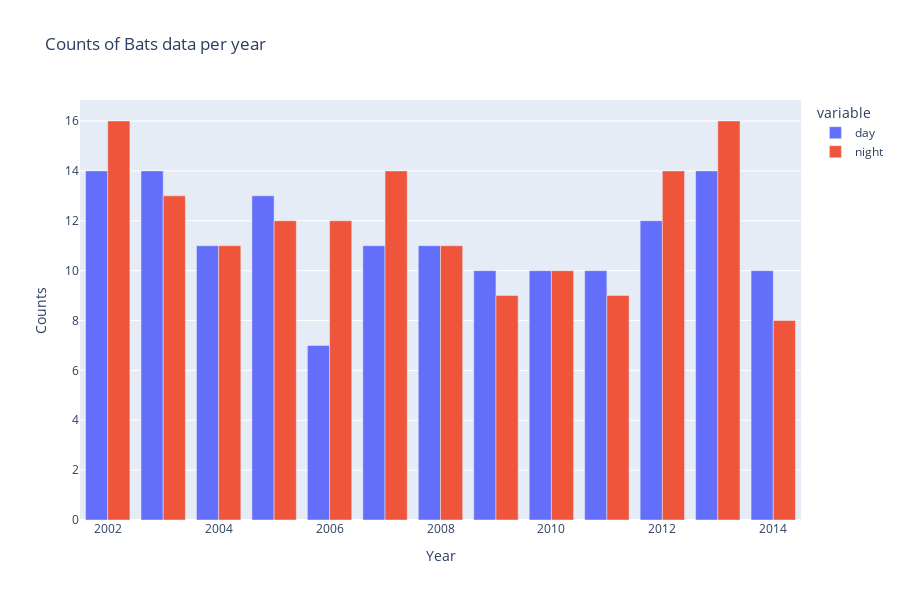

Notebook cell for this chart:
### Code cell
px.bar(
    counts_year,
    x=counts_year.index,
    y=counts_year.columns,
    # side by side
    barmode="group",
    title=f"Counts of {station} data per year",
    labels={"value": "Counts"},
    color_discrete_sequence=px.colors.qualitative.Plotly,
).update_layout(xaxis_title="Year", height=600).show()

### Figure 1 — Plotly figure (JSON) as saved in the notebook; plotly's stock layout.template omitted (floating-point values rounded to 4 significant figures)
{"data": [{"alignmentgroup": "True", "hovertemplate": "variable=day<br>year=%{x}<br>Counts=%{y}<extra></extra>", "legendgroup": "day", "marker": {"color": "#636EFA", "pattern": {"shape": ""}}, "name": "day", "offsetgroup": "day", "orientation": "v", "showlegend": true, "textposition": "auto", "type": "bar", "x": [2002, 2003, 2004, 2005, 2006, 2007, 2008, 2009, 2010, 2011, 2012, 2013, 2014], "xaxis": "x", "y": [14, 14, 11, 13, 7, 11, 11, 10, 10, 10, 12, 14, 10], "yaxis": "y"}, {"alignmentgroup": "True", "hovertemplate": "variable=night<br>year=%{x}<br>Counts=%{y}<extra></extra>", "legendgroup": "night", "marker": {"color": "#EF553B", "pattern": {"shape": ""}}, "name": "night", "offsetgroup": "night", "orientation": "v", "showlegend": true, "textposition": "auto", "type": "bar", "x": [2002, 2003, 2004, 2005, 2006, 2007, 2008, 2009, 2010, 2011, 2012, 2013, 2014], "xaxis": "x", "y": [16, 13, 11, 12, 12, 14, 11, 9, 10, 9, 14, 16, 8], "yaxis": "y"}], "layout": {"barmode": "group", "height": 600, "legend": {"title": {"text": "variable"}, "tracegroupgap": 0}, "title": {"text": "Counts of Bats data per year"}, "xaxis": {"anchor": "y", "domain": [0, 1], "title": {"text": "Year"}}, "yaxis": {"anchor": "x", "domain": [0, 1], "title": {"text": "Counts"}}}}
